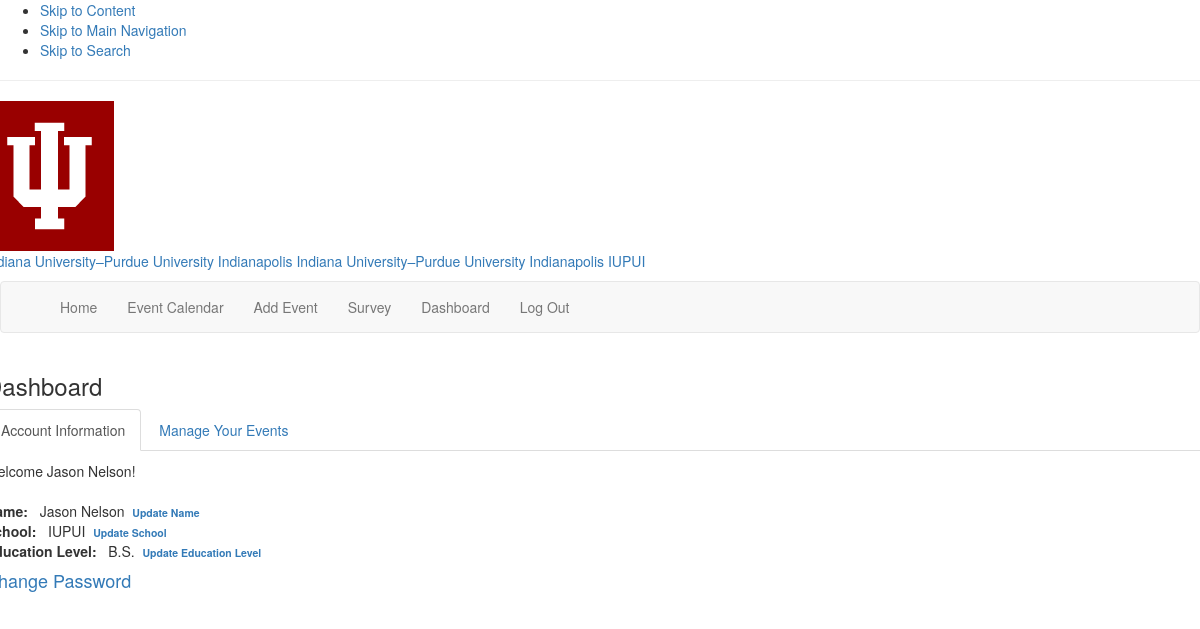
Screenshot of /account.php (signed in) with the database file from the repository.
### tables this page shows
CREATE TABLE IF NOT EXISTS `K12_TEACHER` (
  `ID` int(15) NOT NULL AUTO_INCREMENT,
  `Email` varchar(50) NOT NULL,
  `FirstName` varchar(30) NOT NULL,
  `LastName` varchar(30) NOT NULL,
  `School` varchar(40) DEFAULT NULL,
  `Education` text NOT NULL,
  `CSBackground` text NOT NULL,
  `Password` varchar(100) NOT NULL,
  `Authenticated` varchar(3) NOT NULL,
  `RegistrationCode` varchar(50) DEFAULT NULL,
  `AccessLevel` int(1) NOT NULL,
  PRIMARY KEY (`ID`),
  KEY `Password` (`Password`)
);

### account.php (the view, shortened to what this page needs)
<?php
include "header.php";
require_once "inc/dbconnect.php";
if (!isset($_SESSION['email'])) {
    header ('Location: login.php');
}
else {
    $con->next_result();
}
?>
<?php
$eduLevel="";
$sql = "call K12_TEACHER_GETFULLNAME('" .$_SESSION['email']. "')";
$result = mysqli_query($con, $sql) or die(mysqli_error($con));
$field = mysqli_fetch_array($result);
$fn = $field[0];
$ln = $field[1];
$msg = "Welcome <span id='greeting'>" . $fn . " " . $ln . "</span>!<br/><br/>";
$con->next_result();
$sql = "call K12_TEACHER_GETSCHOOLEDUBACK('" .$_SESSION['email']. "')";
$result = mysqli_query($con, $sql) or die(mysqli_error($con));
$field = mysqli_fetch_array($result);
switch ($field[1]) {
    default:
        $eduLevel = "B.S.";
        break;
}
$school = $field[0];
?>
<div class="row">
    <h3>Dashboard</h3>
    <ul class='nav nav-tabs'>
        <li class='active'><a href='#account'>Account Information</a></li>
        <li><a href='#events'>Manage Your Events</a></li>
    </ul>
    <p>
        <div class='tab-content'>
            <div id='account' class='tab-pane fade in active'>
        <?php
        echo $msg;
        echo "<b>Name: &nbsp;&nbsp;</b><span id='firstName'>" . $fn . "</span> <span id='lastName'>" . $ln . "</span>&nbsp;&nbsp;<span id='nameArea'><span id='updateName'>Update Name</span></span><br/>";
        echo "<b>School: &nbsp;&nbsp;</b><span id='school'>" . $school . "</span>&nbsp;&nbsp;<span id='schoolArea'><span id='updateSchool'>Update School</span></span><br/>";
        echo "<b>Education Level: &nbsp;&nbsp;</b><span id='education'>" . $eduLevel . "</span>&nbsp;&nbsp;<span id='eduArea'><span id='updateEdu'>Update Education Level</span></span><br/>";
        ?>
    </p>
    <h4><a href="changepw.php">Change Password</a></h4>
            </div>
    </div>
<?php
include "footer.php";
?>

### css/style.css (style rules this page uses)
#updateName, #updateSchool, #updateEdu { font-size: 75%; color:#337ab7; font-weight: bold; }

### rows the page displays
k12_teacher: FirstName "Jason", LastName "Nelson", School "IUPUI", Education "B.S."
